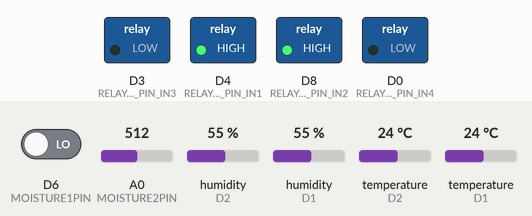
This sketch was run on a simulated ESP8266 (NodeMCU). Shown: switched loads named in the sketch (green lamp = pin HIGH). The inputs (shaded band) are chosen by the test bench; at power-on: A0 (MOISTURE2PIN) = 512, D6 (MOISTURE1PIN) LOW, humidity (sensors on D2, D1) 55 %, temperature (sensors on D2, D1) 24 °C. WiFi joins after 1.5 s; servers stay silent unless stated; uploads are accepted with an empty reply; what the sketch prints to the serial monitor is not drawn.

Above: at 2.7 s.
2.8 s: A0 (MOISTURE2PIN) set to 490
At 5.1 s:
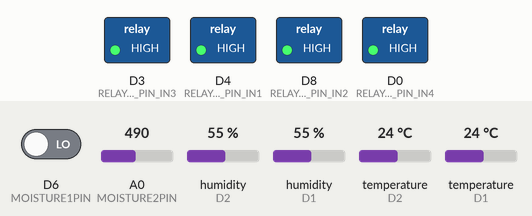
7.7 s: A0 (MOISTURE2PIN) set to 506
At 15.7 s:
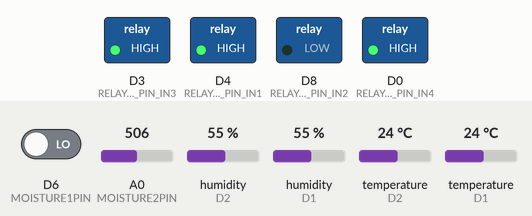
Timing chart, 0 to 25.3 s (numbered marks = the images above; inputs shaded):
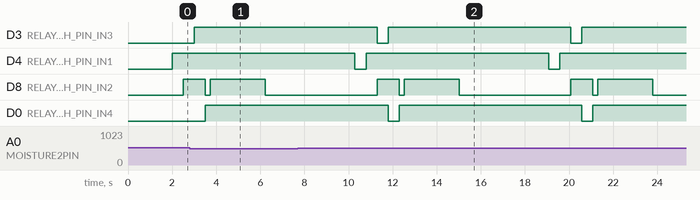

The sketch:

birdcage30092022.ino
```cpp
#include <ESP8266WiFi.h>
#include "DHT.h"


#define DHT1PIN D1
#define DHT2PIN D2
#define DHTTYPE DHT22
#define LDR1PIN D5
#define LDR2PIN D7
#define MOISTURE1PIN D6
#define MOISTURE2PIN A0
#define RELAYMODULE4CH_PIN_IN1  D4  //pump
#define RELAYMODULE4CH_PIN_IN2  D8  //humidifier
#define RELAYMODULE4CH_PIN_IN3  D3  //fans
#define RELAYMODULE4CH_PIN_IN4  D0  //bulb

#define faltupin SD0
#define faltupin2 SDC
#define faltupin3 SDK

#define sendingled D8


int RelayModule4chPins[] = { RELAYMODULE4CH_PIN_IN1, RELAYMODULE4CH_PIN_IN2, RELAYMODULE4CH_PIN_IN3, RELAYMODULE4CH_PIN_IN4 };
const char* ssid     = "birdcage";
const char* password = "birdcage";
const char* host = "api.birdcage.tk";
DHT dht1(DHT1PIN, DHTTYPE);
DHT dht2(DHT2PIN, DHTTYPE);

void setup() {
    pinMode(RELAYMODULE4CH_PIN_IN1, OUTPUT);
    pinMode(RELAYMODULE4CH_PIN_IN2, OUTPUT);
    pinMode(RELAYMODULE4CH_PIN_IN3, OUTPUT);
    pinMode(RELAYMODULE4CH_PIN_IN4, OUTPUT);
    pinMode(sendingled,OUTPUT);

  Serial.begin(115200);
  dht1.begin();
  dht2.begin();
  Serial.print("Connecting to ");
  Serial.println(ssid);

  WiFi.begin(ssid, password);
  while (WiFi.status() != WL_CONNECTED) {
    delay(500);
    Serial.print(".");
  }

  Serial.println("");
  Serial.println("WiFi connected");
  Serial.println("IP address: ");
  Serial.println(WiFi.localIP());
  Serial.print("Netmask: ");
  Serial.println(WiFi.subnetMask());
  Serial.print("Gateway: ");
  Serial.println(WiFi.gatewayIP());


}
void loop() {
WiFiClient client;

  const int httpPort = 80;
for (int i = 0; i < 4; i++) {
  Serial.println("checking");

    digitalWrite(RelayModule4chPins[i],LOW);
  delay(500);
    digitalWrite(RelayModule4chPins[i],HIGH);

    }
digitalWrite(sendingled,LOW);


int  ldr1_value = analogRead(LDR1PIN);
int  ldr2_value = analogRead(LDR2PIN);

  Serial.println("Light Sensor1");
  Serial.println(ldr1_value);
  Serial.println("Light Sensor2");
  Serial.println(ldr2_value);

 int sm1_value = digitalRead(MOISTURE1PIN);   //soil moisture
 int sm2_value = analogRead(MOISTURE2PIN);   //soil moisture
  Serial.println("Soil Moisture1");
  Serial.println(sm1_value);
  Serial.println("Soil Moisture2");
  Serial.println(sm2_value);

  float h1 = dht1.readHumidity();
  // Read temperature as Celsius (the default)
  float t1 = dht1.readTemperature();
  if (isnan(h1) || isnan(t1)) {
    Serial.println("Failed to read from DHT sensor!");
  }
  Serial.println("Humidity1");
    Serial.println(h1);
   Serial.println("Temperature1");
   Serial.println(t1);

    float h2 = dht2.readHumidity();
  // Read temperature as Celsius (the default)
  float t2 = dht2.readTemperature();
  if (isnan(h2) || isnan(t2)) {
    Serial.println("Failed to read from DHT sensor!");
  }
  Serial.println("Humidity2");
    Serial.println(h2);
  Serial.println("Temperature2");
    Serial.println(t2);


 String farm_name = "Sir%20Fawad%20Farm";
 String chamber_name = "Patio";
 String zone_name = "Zone_2";
 String url;

 /////////////////////////////

 Serial.print("connecting to ");
  Serial.println(host);


  if (!client.connect(host, httpPort)) {
    Serial.println("connection failed");
    return;
 }

 if(ldr1_value >= 500){
   url = "/insertstream.php?component_name=" + String("Light%20Sensor1") + "&component_id="+ String(41) + "&component_value="+ String("Low") + "&zone_name="+ String(zone_name)+"&zone_id="+ String(35)+"&chamber_name="+ String(chamber_name)+"&farm_name="+ String(farm_name);
 }
 else{
//   url = "/insertstream.php?component_name=" + String("Light%20Sensor1") + "&component_value="+ String("High")+ "&zone_name="+ String(zone_name)+"&chamber_name="+ String(chamber_name)+"&farm_name="+ String(farm_name);
     url = "/insertstream.php?component_name=" + String("Light%20Sensor1") + "&component_id="+ String(41) + "&component_value="+ String("High") + "&zone_name="+ String(zone_name)+"&zone_id="+ String(35)+"&chamber_name="+ String(chamber_name)+"&farm_name="+ String(farm_name);

  }
  Serial.print("Requesting URL: ");
  Serial.println(url);

  client.print(String("GET ") + url + " HTTP/1.1\r\n" +
               "Host: " + host + "\r\n" +
               "Connection: close\r\n\r\n");
   digitalWrite(sendingled,HIGH);
  delay(2500);
  digitalWrite(sendingled,LOW);
  while(client.available()){
    String line = client.readStringUntil('\r');
    Serial.print(line);
  }

  Serial.println();
  Serial.println("closing connection");


///////////////////////////////////////////////////////


    Serial.println("Going to sleep for 30 minutes");
    delay(3000);

////////////////////////////////////////////////////////////
}
```

Measured:
- the behaviour switches between 499 and 500 on A0 (MOISTURE2PIN) (found by bisection; images 1 and 2)
- by itself, D3 (RELAYMODULE4CH_PIN_IN3), D4 (RELAYMODULE4CH_PIN_IN1), D0 (RELAYMODULE4CH_PIN_IN4): alternates HIGH for 8.3 s and LOW for 0.50 s
